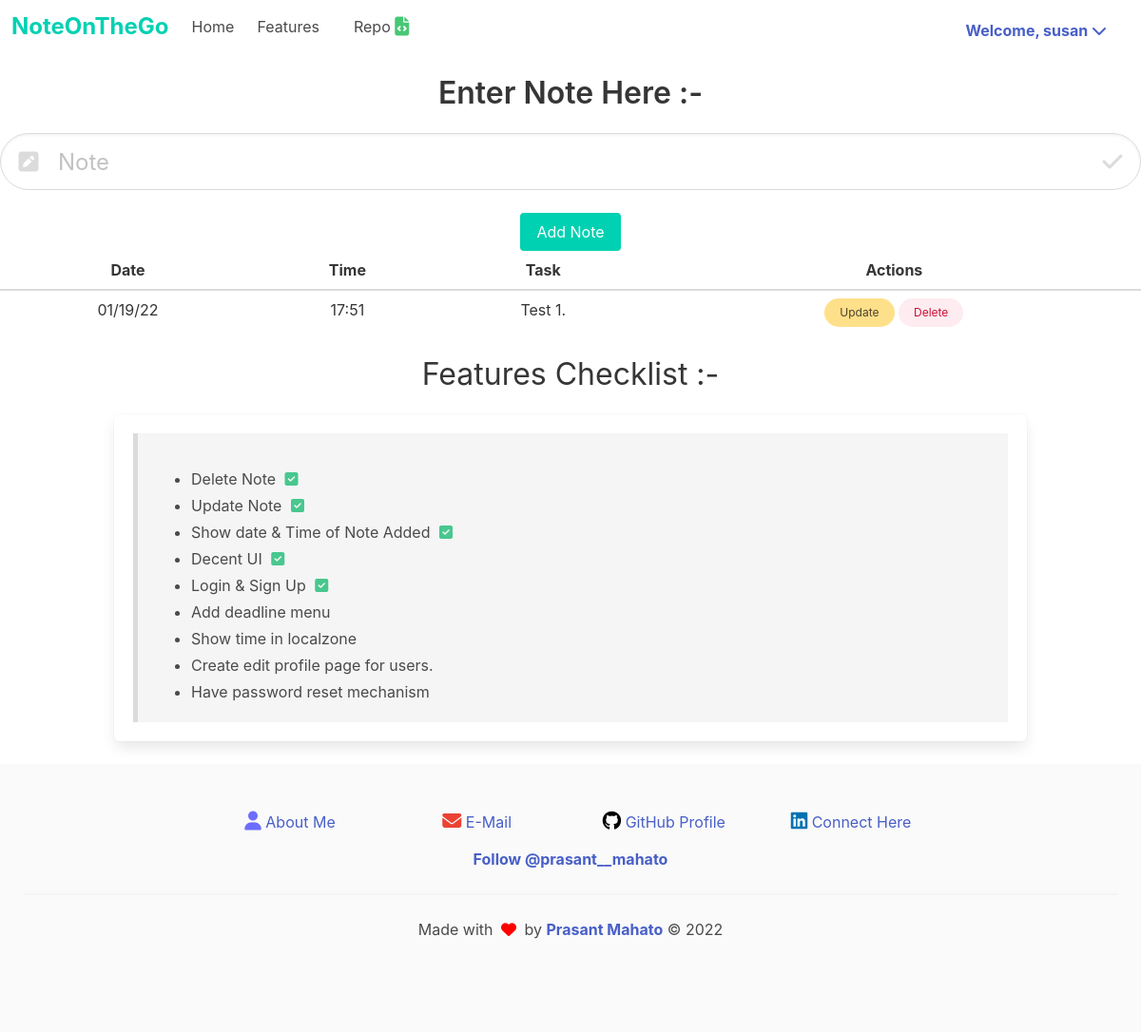
The app's page /index (signed in) with its own data.
### app/model.py (models this page shows, shortened)
class User(UserMixin, db.Model):
    id = db.Column(db.Integer, primary_key=True)
    username = db.Column(db.String(64), index=True, unique=True)
    about_me = db.Column(db.String(64))
    first_name = db.Column(db.String(64))
    last_name = db.Column(db.String(64))
    email = db.Column(db.String(120), index=True, unique=True)
    password_hash = db.Column(db.String(128))
    notes = db.relationship('Todo', backref='author', lazy='dynamic')

class Todo(db.Model):
   id = db.Column(db.Integer, primary_key = True)
   content = db.Column(db.String(200),nullable=False)
   date_created = db.Column(db.DateTime, default=datetime.utcnow)
   user_id = db.Column(db.Integer, db.ForeignKey('user.id'))

### app/routes.py (the view)
@app.route('/', methods=['GET', 'POST'])
@app.route('/index', methods=['GET', 'POST'])
@login_required
def index():
    if(request.method == 'POST'):
        task_content = request.form['content']
        if len(task_content) > 2:
            new_task = Todo(content=task_content, user_id = current_user.get_id())
            try:
                db.session.add(new_task)
                db.session.commit()
                return redirect('/')
            except:
                return "There was an issue adding your task"
        else:
            flash('Include atleast 3 characters')
            return redirect(url_for('index'))
    else:
        tasks = Todo.query.filter_by(
                user_id=current_user.get_id()).order_by(Todo.date_created).all()
        return render_template('index.html', tasks=tasks)

### app/model.py (called while the page is built)
@login.user_loader
def load_user(id):
    return User.query.get(int(id))

### app/templates/index.html (shortened to what this page needs)
{% extends 'base.html' %}
{% block content %}
<div class="container is-fullhd has-text-centered content">
    <h1 class="title">
        <strong>Enter Note Here :-  </strong>
    </h1>
    <form action="/" method="POST">
        <div class="field">
            <p class="control has-icons-left has-icons-right">
                <input class="input is-large is-rounded box" type="text" name="content" id="content"
                placeholder="Note" minlength="3">
                <span class="icon is-small is-left">
                </span>
              <span class="icon is-small is-right">
              </span>
            </p>
          </div>
        <div class="control">
            <button class="button is-primary">Add Note</button>
        </div>
    </form>
    {% if tasks|length < 1 %}
        <hr>
        <div class="container has-text-centered">
            <div class=" box error notification is-warning is-rounded" id="remove">
                <h4>
                    There are no notes. Create one below.!!
                </h4>
            </div>
        </div>
    {% else %}
    <table class="table content">
        <thead>
            <tr id="borderimg">
                <th>Date</th>
                <th>Time</th>
                <th>Task</th>
                <th>Actions</th>
            </tr>
        </thead>
        {% for task in tasks %}
            {% include '_task.html' %}
        {% endfor %}
    </table>
    {% endif %}
</div>
{% endblock %}

### app/templates/base.html (shortened to what this page needs)
<!DOCTYPE html>
<html lang="en">
<head>
    <link rel="stylesheet" type="text/css" href="{{ url_for('static', filename='css/bulma.min.css') }}">
    <link rel="stylesheet" type="text/css" href="{{ url_for('static', filename='css/main.css') }}">
</head>
<body>
    <nav class="navbar" role="navigation" aria-label="main navigation">
        <div class="navbar-brand">
          <a class="navbar-item" href="{{ url_for('index') }} ">
            <div class="content control has-text-primary is-size-4">
                <strong>NoteOnTheGo</strong>
            </div>
          </a>
        </div>
        <div id="navbarBasicExample" class="navbar-menu">
          <div class="navbar-start">
            <a class="navbar-item" href="{{ url_for('index') }}">
              Home
            </a>
            <a class="navbar-item" href="#c2" style="scroll-behavior: smooth;">
              Features
            </a>
            <div class="navbar-item">
              <p class="control">
                <a class="navbar-item" href="https://github.com/prasantmahato/Noteonthego" style="scroll-behavior: smooth;" target="_blank">
                  <span>Repo</span>
                  <span class="icon is-size-5">
                    <i class="fas fa-file-code"></i>
                  </span>
                </a>
              </p>
            </div>
          </div>
          <div class="navbar-end">
            <div class="navbar-item">
              <div class="buttons">
                {% if not current_user.is_anonymous %}
                  <div class="navbar-item has-dropdown is-hoverable pr-5">
                    <a class="dropdown-link" id="uppercase">
                      <strong>
                      Welcome, {{ current_user.username }} <i class="fas fa-chevron-down"></i>
                      </strong>
                    </a>
                  </div>
                {% endif %}
              </div>
            </div>
          </div>
        </div>
      </nav>
    <div class="conatainer content has-text-centered pt-5">
        {% block content %}
        {% endblock %}
    </div>
    <div class="title conatainer has-text-centered" id="c2">
      <h2>
        Features Checklist :-
      </h2>
    </div>
    <div class="container box content">
      <blockquote>
        <ul>
          <li>
            Delete Note
            <span class="icon has-text-success "><i class="fas fa-check-square"></i></span>
          </li>
          <li>
            Update Note
            <span class="icon has-text-success "><i class="fas fa-check-square"></i></span>
          </li>
          <li>
            Show date & Time of Note Added
            <span class="icon has-text-success "><i class="fas fa-check-square"></i></span>
          </li>
          <li>
            Decent UI
            <span class="icon has-text-success "><i class="fas fa-check-square"></i></span>
          </li>
          <li>
            Login & Sign Up
            <span class="icon has-text-success "><i class="fas fa-check-square"></i></span>
          </li>
          <li>Add deadline menu</li>
          <li>Show time in localzone</li>
          <li>Create edit profile page for users.</li>
          <li>Have password reset mechanism</li>
        </ul>
      </blockquote>
    </div>
    <footer class="footer">
      <div class="content has-text-centered">
          <div class="columns is-tablet is-3 ">
            <div class="column" id="removeDiv"></div>
            <div class="column button is-outlined is-ghost">
              <i class="is-size-5 fas fa-user"></i>
              <a href="https://prasantmahato.github.io" target="_blank"> About Me</a>
            </div>
            <div class="column button is-outlined is-ghost">
              <i class="is-size-5 fas fa-envelope"></i>
              <a href="mailto:prasantmahato33@gmail.com" target="_blank"> E-Mail</a>
            </div>
            <div class="column button is-outlined is-ghost">
              <i class="is-size-5 fab fa-github"></i>
              <a href="https://github.com/prasantmahato" target="_blank"> GitHub Profile</a>
            </div>
            <div class="column button is-outlined is-ghost">
              <i class="is-size-5 fab fa-linkedin"></i>
              <a href="https://www.linkedin.com/in/prasant-mahato/" target="_blank"> Connect Here</a>
            </div>
            <div class="column" id="removeDiv"></div>
          </div>
        <strong>
          <a href="https://twitter.com/prasant__mahato?ref_src=twsrc%5Etfw" class="twitter-follow-button" data-size="large" data-show-count="false">
            Follow @prasant__mahato
          </a>
        </strong>
        <hr>
        <div>
          Made with <span class="icon" style="color: red;">
            <i class="fas fa-heart"></i>
          </span> by
          <strong><a href="https://prasantmahato.github.io">Prasant Mahato</a></strong>
          &copy;
          <span id="copyright">
          </span>
      </div>
      </div>
    </footer>
</body>
</html>

### app/templates/_task.html
<tr>
    <td>
        {{ task.date_created.strftime("%x") }}
    </td>
    <td>
        {{ task.date_created.strftime("%H:%M") }}<br>
    </td>
    <td>
        {{ task.content }}
    </td>
    <td>
        <a class="button is-small is-rounded is-warning" href="/update/{{task.id}}">Update</a>
        <a class="button is-small is-rounded is-danger is-light" href="/delete/{{task.id}}">Delete</a>
    </td>
</tr>

### app/static/css/main.css (style rules this page uses)
.fa-user { color: rgb(109, 109, 253); }
.fa-envelope { color: #ea4335; }
.fa-github { color: black; }
.fa-linkedin { color: #0072b1; }
.fa-file-code { color: hsl(141, 53%, 53%); }

### records on screen
User: username "susan"
Todo: date_created "01/19/22", date_created "17:51", content "Test 1."
